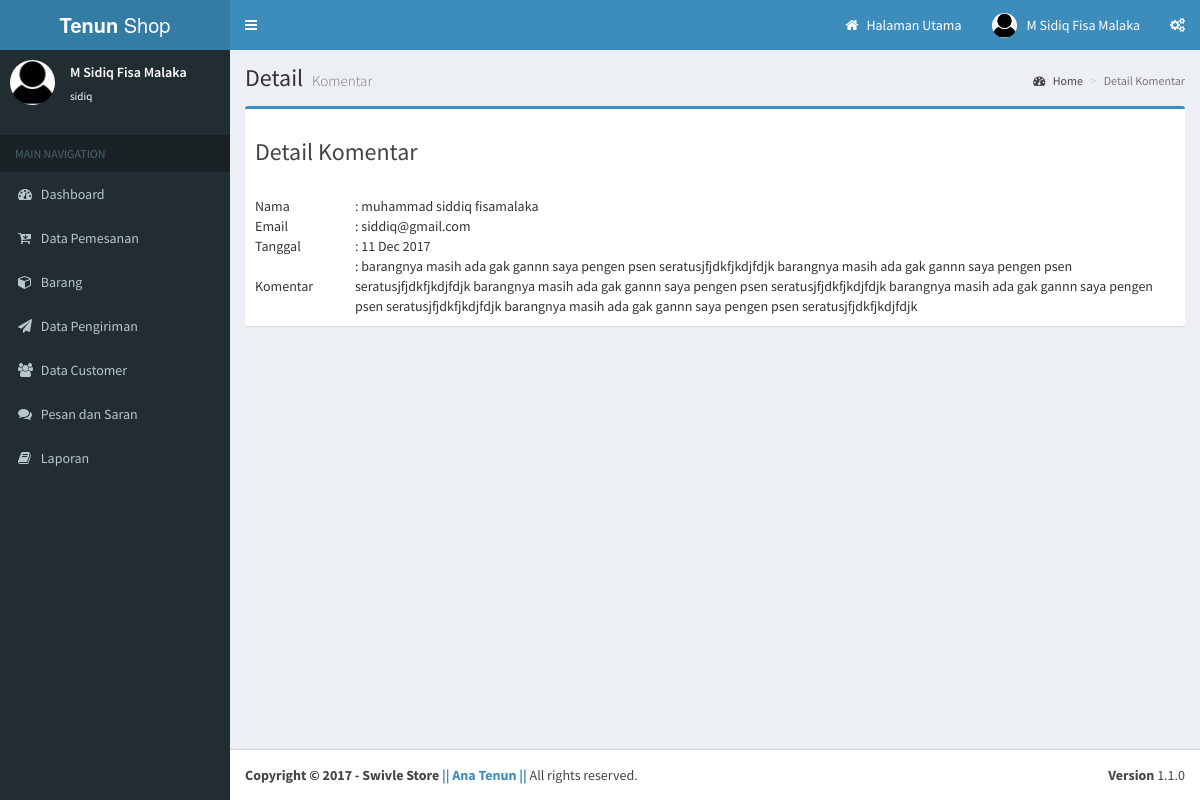
/admin/index.php?mod=komentar&pg=detail&id=4 (signed in), run on the app's committed database.
### tables this page shows
CREATE TABLE `komentar` (
  `id_komen` int(11) NOT NULL,
  `nama` varchar(40) NOT NULL,
  `email` varchar(40) NOT NULL,
  `komentar` text NOT NULL,
  `tanggal` date NOT NULL
);

### admin/config/config.php (called while the page is built, shortened)
<?php
$user_sql=mysqli_query($connect, "select * from admin where username='$_SESSION[username]'")or die ('error user ');
$data_us=mysqli_fetch_array($user_sql);
?>

### admin/content/komentar/detail.php (the view, shortened to what this page needs)
<section class="content-header">
          <h1>
           Detail
            <small>Komentar</small>
          </h1>
          <ol class="breadcrumb">
            <li><a href="#"><i class="fa fa-dashboard"></i> Home</a></li>
            <li class="active">Detail Komentar</li>
          </ol>
        </section>
        <section class="content">
            <div class="box box-primary">
                <div class="box-header">
                					<?php
                                    $sql=mysqli_query($connect, "SELECT * FROM komentar where id_komen='$_GET[id]'") or die ("error Order");
					$data_or=mysqli_fetch_array($sql);
					?>
         <h3> Detail Komentar</h3>
                </div>
                <div class="box-body">
                <table width="100%" border="0" cellpadding="5" cellspacing="0" >
<tr>
<td width="100px">Nama </td>
<td>: <?php echo $data_or['nama']; ?></td>
</tr>
<tr>
<td>Email </td>
<td>: <?php echo $data_or['email']; ?></td>
</tr>
<tr>
<td>Tanggal </td>
<td>: <?php echo date("d M Y", strtotime($data_or['tanggal'])); ?></td>
</tr>
<tr>
<td>Komentar </td>
<td>: <?php echo $data_or['komentar']; ?></td>
</tr>
</table>
</div>
                </div>
                </div>
                </div>

### admin/config/header.php (shortened to what this page needs)
<header class="main-header">
       <a href="index.php" class="logo">
         <span class="logo-lg"><b>Tenun</b> Shop </span>
       </a>
       <nav class="navbar navbar-static-top" role="navigation">
         <a href="#" class="sidebar-toggle" data-toggle="offcanvas" role="button">
         </a>
         <div class="navbar-custom-menu">
           <ul class="nav navbar-nav">
             <li class="dropdown user user-menu">
               <a href="../index.php" target="_blank"><i class="fa fa-home"></i>
               Halaman Utama
               </a>
               </li>
             <li class="dropdown user user-menu">
               <a href="#" class="dropdown-toggle" data-toggle="dropdown">
                 <img src="content/user/foto/images-4.jpg" class="user-image" alt="User Image">
                 <span class="hidden-xs"><?php echo $data_us['nama_lengkap'];?></span>
               </a>
             </li>
             <li>
               <a href="#" data-toggle="control-sidebar"><i class="fa fa-gears"></i></a>
             </li>
           </ul>
         </div>
       </nav>
     </header>

### admin/config/sidebar.php (shortened to what this page needs)
        <section class="sidebar">
          <div class="user-panel">
            <div class="pull-left image">
              <img src="content/user/foto/images-4.jpg" class="img-circle" alt="User Image">
            </div>
            <div class="pull-left info">
              <p><?php echo $data_us['nama_lengkap'];?></p>
              <a href="#"><?php echo $data_us['username'];?></a>
            </div>
          </div>
          <br />
          <ul class="sidebar-menu">
            <li class="header">MAIN NAVIGATION</li>
            <li class="<?php if(empty($_GET['mod'])){ echo "active";} ?>">
              <a href="index.php">
                <i class="fa fa-dashboard"></i> <span>Dashboard</span>
              </a> </li>
                <li>
              <a href="index.php?mod=transaksi&pg=data_transaksi">
                <i class="fa fa-cart-arrow-down"></i> <span>Data Pemesanan</span>
              </a>
            </li>
              <li class="treeview">
              <a href="#">
                <i class="fa fa-cube"></i>
                <span>Barang</span>
              </a>
            </li>
              <li>
              <a href="index.php?mod=pengiriman&pg=data_pengiriman">
                <i class="fa  fa-send"></i> <span>Data Pengiriman</span>
              </a>
            </li>
             <li>
              <a href="index.php?mod=Customer&pg=data_customer">
                <i class="fa fa-users"></i> <span>Data Customer</span>
              </a>
            </li>
            <li>
              <a href="index.php?mod=komentar&pg=data">
                <i class="fa fa-comments"></i> <span>Pesan dan Saran</span>
              </a>
            </li>
<li class="treeview">
              <a href="#">
                <i class="fa fa-book"></i>
                <span>Laporan</span>
              </a>
            </li>
               </ul>
        </section>

### data on the page
komentar: nama "muhammad siddiq fisamalaka", email "siddiq@gmail.com", tanggal "11 Dec 2017", komentar "barangnya masih ada gak gannn saya pengen psen seratusjfjdkfjkdjfdjk barangnya masih ada gak gannn saya pengen psen seratusjfjdkfjkdjfdjk barangnya masih ada gak gannn saya pengen psen seratusjfjdkfjkdjfdjk barangnya masih ada gak gannn saya pengen psen seratusjfjdkfjkdjfdjk barangnya masih ada gak gannn saya pengen psen seratusjfjdkfjkdjfdjk"

### other printed values
$data_us['nama_lengkap'] "M Sidiq Fisa Malaka"
$data_us['username'] "sidiq"
